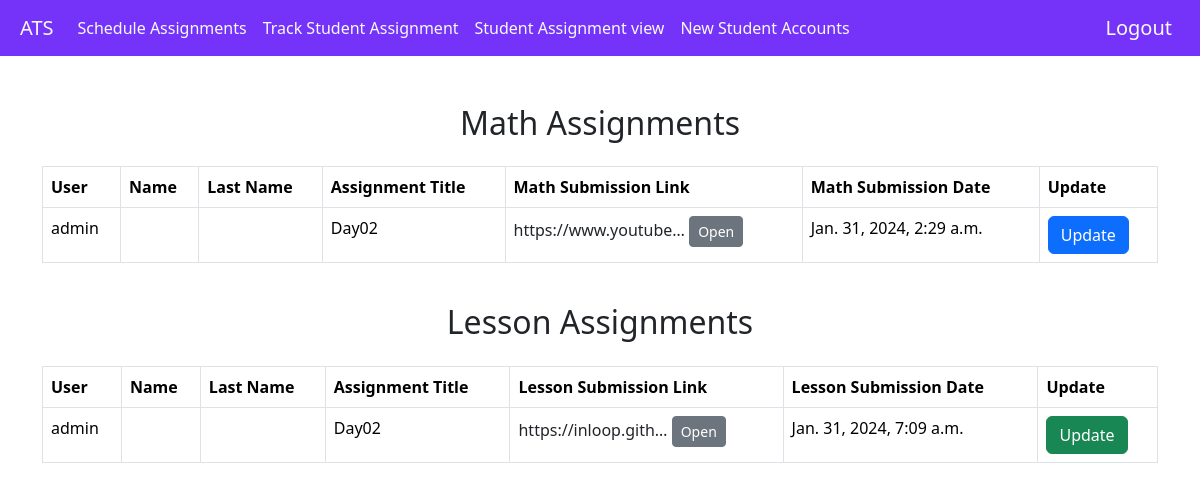
The app's page /student_tracker (signed in), older data.
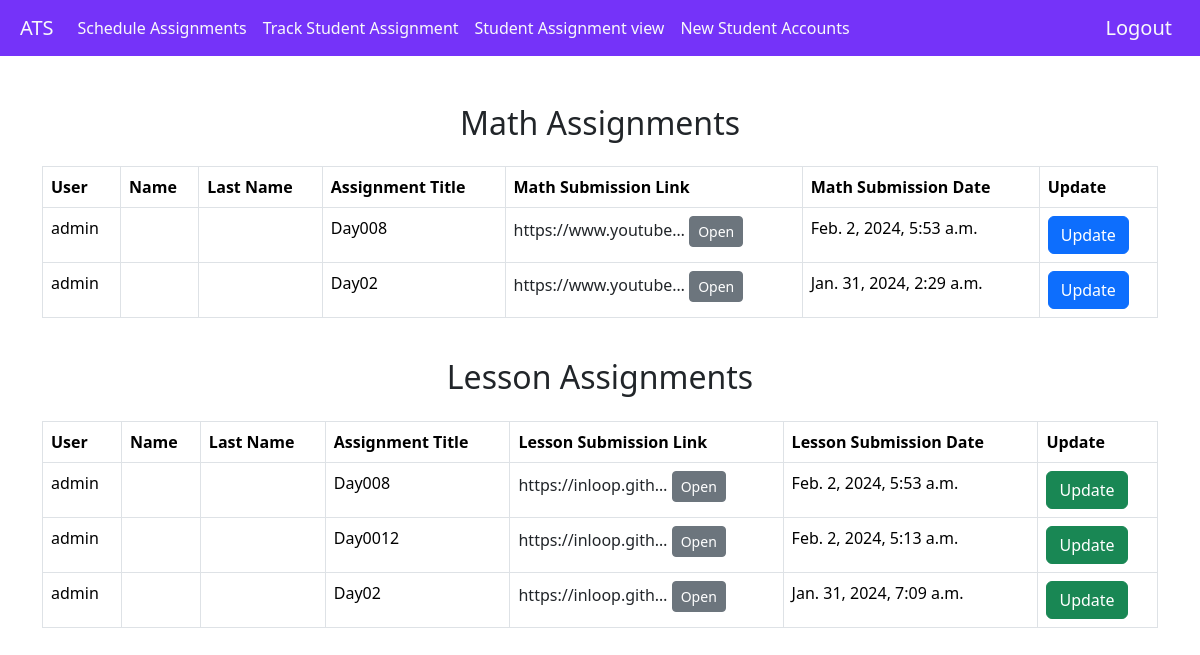
The same page, newer data.
### student_work/models.py (models this page shows, shortened)
class Submission(models.Model):
    student = models.ForeignKey(
        User, on_delete=models.CASCADE, related_name="student_name"
    )
    assigmnets = models.ForeignKey(Assignments, on_delete=models.CASCADE)
    math_sub_link = models.URLField(null=True, blank=True)
    math_sub_date = models.DateTimeField(null=True, blank=True)
    lesson_sub_link = models.URLField(null=True, blank=True)
    lesson_sub_date = models.DateTimeField(null=True, blank=True)
    missed_deadline_count = models.IntegerField(default=0)
    on_time_submission_count = models.IntegerField(default=0)

class Assignments(models.Model):
    created_by = models.ForeignKey(
        User, on_delete=models.CASCADE, related_name="created_assignments"
    )
    created_at = models.DateTimeField(auto_now_add=True)
    updated_at = models.DateTimeField(auto_now=True)
    title = models.CharField(max_length=200, blank=True)
    description = models.TextField(max_length=150, blank=True)
    is_submitted = models.BooleanField(default=False)
    math_send_time = models.DateTimeField()
    math_deadline = models.DateTimeField()
    math_question_link = models.URLField()
    lesson_send_time = models.DateTimeField()
    lesson_deadline = models.DateTimeField()
    lesson_question_link = models.URLField()

### student_work/views.py (the view)
# urls.py: path("student_tracker", views.student_tracker, name="student_tracker"),
@login_required(login_url="studentlogin")
def student_tracker(request):
    math_submissions = Submission.objects.filter(
        student=request.user, math_sub_link__isnull=False, math_sub_date__isnull=False
    ).order_by("-math_sub_date")
    print("math_submissions", math_submissions)
    lesson_submissions = Submission.objects.filter(
        student=request.user,
        lesson_sub_link__isnull=False,
        lesson_sub_date__isnull=False,
    ).order_by("-lesson_sub_date")
    math_update_Form = Math_update_Form()
    lesson_update_Form = Lesson_update_Form()
    context = {
        "math_submissions": math_submissions,
        "lesson_submissions": lesson_submissions,
        "math_update_Form": math_update_Form,
        "lesson_update_Form": lesson_update_Form,
    }
    return render(request, "student_work/student_tracker.html", context)

### student_work/templates/student_work/student_tracker.html (shortened to what this page needs)
{% extends 'student_work/base.html' %}
{% block content %}
<div class="container mt-5 mb-4">
    <h2 class="text-center my-4">Math Assignments</h2>
    <div class="table-responsive">
        <table class="table table-bordered">
            <thead>
                <tr>
                    <th>User</th>
                    <th>Name</th>
                    <th>Last Name</th>
                    <th>Assignment Title</th>
                    <th>Math Submission Link</th>
                    <th>Math Submission Date</th>
                    <th>Update</th>
                </tr>
            </thead>
            <tbody>
                {% for submission in math_submissions %}
                <tr>
                    <td>{{ submission.student.username }}</td>
                    <td>{{ submission.student.first_name }}</td>
                    <td>{{ submission.student.last_name }}</td>
                    <td>{{ submission.assigmnets.title }}</td>
                    <td>
                        <a
                            href="{{ submission.math_sub_link }}"
                            data-bs-toggle="popover"
                            data-bs-content="{{ submission.math_sub_link }}"
                            data-bs-trigger="hover"
                            data-bs-placement="top"
                            role="button"
                            class="text-decoration-none text-dark"
                            target="_blank"
                            style="transition: color 0.3s;"
                        >
                            {{ submission.math_sub_link|truncatechars:20 }}
                            <button
                                class="btn btn-sm btn-secondary"
                                data-bs-toggle="tooltip"
                                data-bs-placement="top"
                                title="Open in New Tab"
                                style="pointer-events: none;"
                            >
                                Open
                            </button>
                        </a>
                    </td>
                    <td>{{ submission.math_sub_date }}</td>
                    <td>
                        <button class="btn btn-primary" data-bs-toggle="modal" data-bs-target="#exampleModalMath_{{ submission.id }}">
                            Update
                        </button>
                    </td>
                </tr>
                {% endfor %}
            </tbody>
        </table>
    </div>
    <h2 class="text-center my-4">Lesson Assignments</h2>
    <div class="table-responsive">
        <table class="table table-bordered">
            <thead>
                <tr>
                    <th>User</th>
                    <th>Name</th>
                    <th>Last Name</th>
                    <th>Assignment Title</th>
                    <th>Lesson Submission Link</th>
                    <th>Lesson Submission Date</th>
                    <th>Update</th>
                </tr>
            </thead>
            <tbody>
                {% for submission in lesson_submissions %}
                <tr>
                    <td>{{ submission.student.username }}</td>
                    <td>{{ submission.student.first_name }}</td>
                    <td>{{ submission.student.last_name }}</td>
                    <td>{{ submission.assigmnets.title }}</td>
                    <td>
                        <a
                            href="{{ submission.lesson_sub_link }}"
                            data-bs-toggle="popover"
                            data-bs-content="{{ submission.lesson_sub_link }}"
                            data-bs-trigger="hover"
                            data-bs-placement="top"
                            role="button"
                            class="text-decoration-none text-dark"
                            target="_blank"
                            style="transition: color 0.3s;"
                        >
                            {{ submission.lesson_sub_link|truncatechars:20 }}
                            <button
                                class="btn btn-sm btn-secondary"
                                data-bs-toggle="tooltip"
                                data-bs-placement="top"
                                title="Open in New Tab"
                                style="pointer-events: none;"
                            >
                                Open
                            </button>
                        </a>
                    </td>
                    <td>{{ submission.lesson_sub_date }}</td>
                    <td>
                        <button class="btn btn-success" data-bs-toggle="modal" data-bs-target="#exampleModalLesson_{{ submission.id }}">
                            Update
                        </button>
                    </td>
                </tr>
                {% endfor %}
            </tbody>
        </table>
    </div>
</div>
{% endblock %}

### student_work/templates/student_work/base.html (shortened to what this page needs)
{% load static %}
<!doctype html>
<html lang="en">
  <head>
    <link href="https://cdn.jsdelivr.net/npm/bootstrap@5.3.2/dist/css/bootstrap.min.css" rel="stylesheet">
  </head>
  <body>
    <nav class="navbar navbar-expand-lg "   style="background-color:  #7533F9;"   >
        <div class="container-fluid">
          <a class="navbar-brand ms-2 text-light" href="{% url 'studentlogin' %}"> ATS</a>
          <div class="collapse navbar-collapse" id="navbarSupportedContent">
            <ul class="navbar-nav me-auto mb-2 mb-lg-0">
              {% if user.is_superuser  %}
                  <li  class="nav-item"><a class="nav-link text-light " href="{% url 'schedule_assignment' %}">Schedule Assignments </a></li>
                  <li  class="nav-item"><a class="nav-link text-light" href="{% url 'admin_tracker' %}"> Track Student Assignment </a></li>
                  <li  class="nav-item"><a class="nav-link text-light" href="{% url 'all_assignments' %}"> Student Assignment view </a></li>
              {% endif %}
              {% if user.is_authenticated and user.is_superuser %}
              <li class="nav-item">
                  <a class="nav-link text-light" href="{% url 'signuppage' %}">New Student Accounts</a>
              </li>
             {% endif %}
            </ul>
            {% if user.is_authenticated  %}
            <a class="navbar-brand text-light" href="{% url 'logout' %}">Logout </a>
            {% endif %}
          </div>
        </div>
      </nav>
 {% block content %}
 {% endblock content %}
  </body>
</html>

Row changes from the older to the newer data that the page shows:
added Submission: student.username "admin", assigmnets "Day008", math_sub_link "https://www.youtube…", math_sub_date "Feb. 2, 2024, 5:53 a.m.", lesson_sub_link "https://inloop.gith…", lesson_sub_date "Feb. 2, 2024, 5:53 a.m."
added Submission: student.username "admin", assigmnets "Day0012", lesson_sub_link "https://inloop.gith…", lesson_sub_date "Feb. 2, 2024, 5:13 a.m.", shown under "Lesson Assignments"
